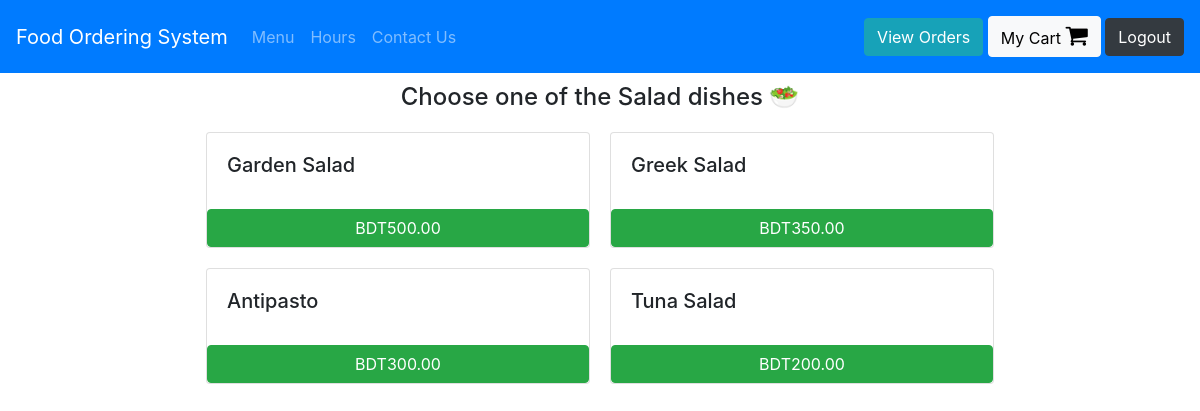
The page /Salad (signed in) on the database its author committed.
### orders/models.py (models this page shows, shortened)
class Salad(models.Model):
    dish_name = models.CharField(max_length=200)
    price = models.DecimalField(max_digits=6, decimal_places=2)

### orders/views.py (the view)
# urls.py: path("Salad", views.salad, name="salad"),
def salad(request):
    if request.user.is_authenticated:
        return render(request, "orders/salad.html", context = {"dishes":Salad.objects.all})
    else:
        return redirect("orders:login")

### orders/templates/orders/salad.html
{% extends 'orders/header.html' %}
{% block content %}
    <div class="container">
      <h4 style="margin:10px; text-align:center;"> Choose one of the Salad dishes &#x1f957 </h4>
      <div class="row justify-content-center">
        {% for dish in dishes %}
            <div class="card" id="regular_pizza_card" style="width: 24rem; margin:10px;">
              <div class="card-body">
                <h5 class="card-title" >{{dish.dish_name}}</h5>
              </div>
              <button class="btn btn-success" onclick="add_to_cart({item_description:'{{dish.dish_name}}' , price:{{dish.price}} })">BDT{{dish.price}}</button>
            </div>
        {% endfor %}
      </div>
    </div>
{% endblock %}

### rows shown on the page
Salad: dish_name "Garden Salad", price "500.00"
Salad: dish_name "Greek Salad", price "350.00"
Salad: dish_name "Antipasto", price "300.00"
Salad: dish_name "Tuna Salad", price "200.00"
